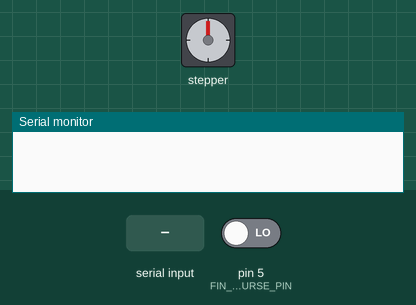
Simulated run of this sketch. Board: Arduino Uno, built with avr-gcc and run on an emulated ATmega328P. Parts: stepper motor, the last lines printed to the serial monitor. Wiring (inferred from the names in the program): stepper motor driver (200 steps per turn assumed): step pin 7; direction pin 6. The inputs (shaded band) are chosen by the test bench; at power-on: pin 5 (FIN_DE_COURSE_PIN) LOW.

Above: at 1.2 s.
1.3 s: "d" received over Serial
At 1.76 s:
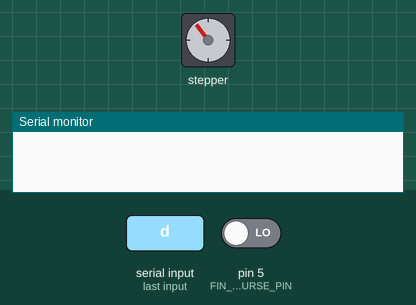
At 2.38 s:
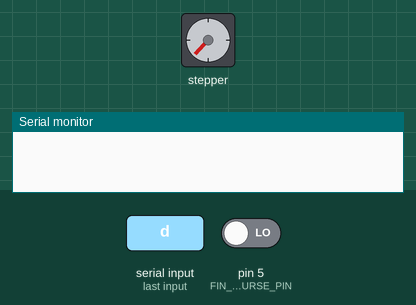
4.3 s: pin 5 (FIN_DE_COURSE_PIN) driven HIGH
7.3 s: "s" received over Serial
At 8.3 s:
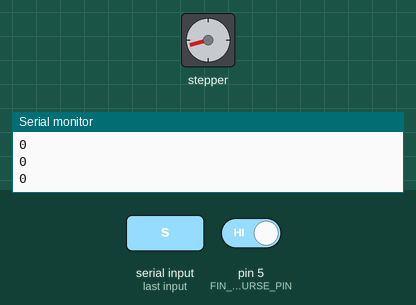
Timing chart, 0 to 10.3 s (numbered marks = the images above; inputs shaded):
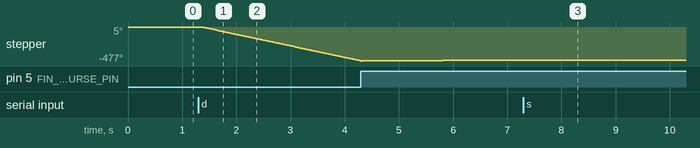

The sketch:

mesure-ouverture-numerique-app.ino
```cpp
#include <SPI.h>

const unsigned int NB_PAS_PAR_180_DEGRES = 200;
const unsigned int DEBATTEMENT_POUR_INIT = 4;

const int CW = 1;
const int CCW = 0;

const int DIR_PIN = 6;
const int PULSE_PIN = 7;
const int FIN_DE_COURSE_PIN = 5;
const int ADC_SS_PIN = 10;

bool enOpertion = false;
unsigned int nbPasRealise;


inline void startADCcomm() {
  digitalWrite(ADC_SS_PIN, LOW);
}

inline void stopADCcomm() {
  digitalWrite(ADC_SS_PIN, HIGH);
}

uint16_t readADC() {

  #define DUMMY  0x00

  startADCcomm();
  SPI.transfer(0x6);
  unsigned int MSB = SPI.transfer(DUMMY) & 0x0F;
  unsigned int LSB = SPI.transfer(DUMMY);
  stopADCcomm();
  return (MSB << 8) | LSB;
}

inline bool conditionArret( int dir) {
  return (dir == CCW) && (digitalRead(FIN_DE_COURSE_PIN) == HIGH);
}

void tourne( unsigned int nbPas, int dir, unsigned int delai) {

  digitalWrite(DIR_PIN, dir);
  while (nbPas && !conditionArret(dir)) {
    digitalWrite(PULSE_PIN, HIGH);
    delay(1);
    digitalWrite(PULSE_PIN, LOW);
    delay(delai);
    nbPas--;
  }
}

void setup() {

  Serial.begin(9600);
  SPI.begin();
  SPI.setDataMode(SPI_MODE0);

  pinMode(DIR_PIN, OUTPUT);
  pinMode(PULSE_PIN, OUTPUT);
  pinMode(ADC_SS_PIN, OUTPUT);
  pinMode(FIN_DE_COURSE_PIN, INPUT);

  digitalWrite(PULSE_PIN, LOW);
  stopADCcomm();
}

void loop() {
  switch (Serial.read()) {
    case 'd':
      enOpertion = true;
      nbPasRealise = 0;
      tourne(4, CW, 10);
      tourne(1000, CCW, 10);
      break;

    case 's':
      enOpertion = false;
      break;
  }

  if (enOpertion) {

    tourne(1, CW, 0);
    delay(500);
    Serial.println(readADC());
    nbPasRealise++;
    if (nbPasRealise == (NB_PAS_PAR_180_DEGRES - DEBATTEMENT_POUR_INIT)) {
      enOpertion = false;
      Serial.println("FIN");
    }
  }
}
```

Measured:
- after the input at 7.3 s, stepper: stays -466° (without the input it goes to -464° after 0.02 s)
